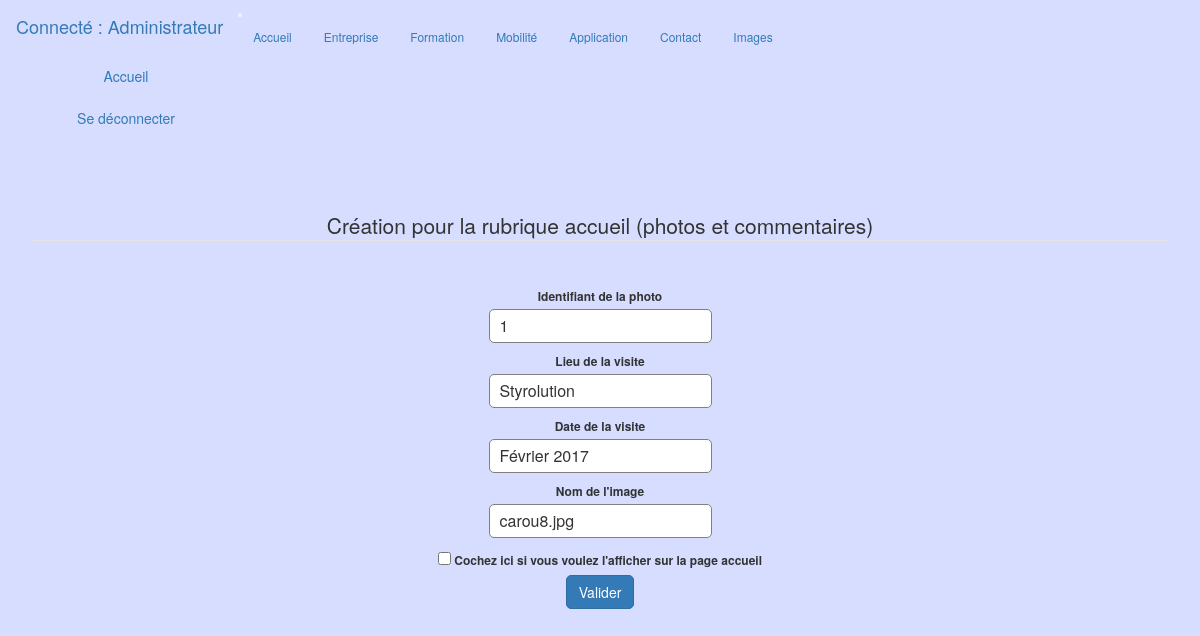
Screenshot of /admin/www/home/change_caroussel.php?id=1 (signed in) with the database file from the repository.
### tables this page shows
CREATE TABLE `home` (
  `id` int(11) NOT NULL,
  `title` varchar(200) NOT NULL,
  `image` varchar(100) NOT NULL,
  `text` varchar(200) NOT NULL,
  `done` tinyint(1) DEFAULT NULL
);

### admin/www/home/change_caroussel.php (the view, shortened to what this page needs)
<?php
include('../include/header.php');
$errors = [];
$id = null;
$image = null;
$text = "";
$title = "";
$done = false;
if (isset($_GET['id']) && !empty(trim($_GET['id']))) {
  $id = $_GET['id'];
  $sql = sprintf("SELECT * FROM home WHERE id=%s", $_GET["id"]);
  $query = $db->query($sql);
  $result = $query->fetch_assoc();
  $image = $result['image'];
  $title = $result['title'];
  $text = $result['text'];
} else {
  $valid = false;
  array_push($errors, "Vous devez spécifier une image à supprimer !");
}
?>
<div class="container create_home text-center">
  <legend>Création pour la rubrique accueil (photos et commentaires)</legend><br />
  <form  method="post" enctype="multipart/form-data" class="home">
    <div class="form-group">
      <label class="col-2" for="id_caroussel">Identifiant de la photo</label>
      <input type="numeric" class="col-6" name="id_caroussel" id="id_caroussel" value="<?= htmlentities($id) ?>" />
    </div>
    <div class="form-group">
      <label class="col-2" for="title">Lieu de la visite</label>
      <input type="text" placeholder="Uniquement le lieu exemple: Arvato" class="col-6" name="title" id="title" value="<?= htmlentities($title) ?>" />
    </div>
    <div class="form-group">
      <label class="col-2" for="text">Date de la visite</label>
      <input class="col-6" type="text" name="text" placeholder="Uniquement la date exemple: Février 2017" id="text" value="<?= htmlentities($text) ?>" />
    </div>
    <div class="form-group">
      <label class="col-2" for="text">Nom de l'image</label>
      <input class="col-6" type="text" name="image2" id="text" value="<?= htmlentities($image) ?>"  />
    </div>
    <div class="form-check">
      <label class="form-check-label col-9">
        <input type="checkbox" class="form-check-input col-1" name="done" value="1" <?php if ($done) { echo 'cheched'; } ?> />
        Cochez ici si vous voulez l'afficher sur la page accueil
      </label>
    </div>
    <button type="submit" name="update" class="btn btn-primary">Valider</button>
  </form>
</div>
<?php include('../include/footer.php'); ?>

### admin/css/style.css (style rules this page uses)
* { margin: 0px; padding: 0px; }
body { font-size: 120%; background-color: rgb(214, 221, 255); }
.form-group { margin: 10px 0px 10px 0px; }
.form-group label { display: block; margin: 3px; }
.form-group input { height: 30px width: 93%; padding: 5px 10px; font-size: 16px; border-radius: 5px; border: 1px solid gray; }
.btn { border-radius: 5px; }

### rows the page displays
home: title "Styrolution", text "Février 2017", image2 "carou8.jpg"

### other values shown
$_SESSION['username'] "Administrateur"
